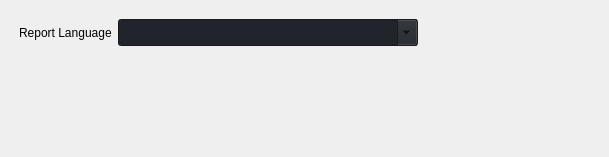
                     <widget class="QWidget" name="language">
                      <widget class="QFrame" name="language_configuration">
                       <property name="geometry">
                        <rect>
                         <x>-1</x>
                         <y>-1</y>
                         <width>600</width>
                         <height>148</height>
                        </rect>
                       </property>
                       <property name="minimumSize">
                        <size>
                         <width>600</width>
                         <height>0</height>
                        </size>
                       </property>
                       <property name="maximumSize">
                        <size>
                         <width>600</width>
                         <height>16777215</height>
                        </size>
                       </property>
                       <layout class="QVBoxLayout" name="language_configuration_layout">
                        <property name="leftMargin">
                         <number>20</number>
                        </property>
                        <property name="topMargin">
                         <number>20</number>
                        </property>
                        <property name="rightMargin">
                         <number>20</number>
                        </property>
                        <property name="bottomMargin">
                         <number>20</number>
                        </property>
                        <item>
                         <layout class="QHBoxLayout" name="report_language_layout">
                          <property name="topMargin">
                           <number>0</number>
                          </property>
                          <property name="rightMargin">
                           <number>0</number>
                          </property>
                          <property name="bottomMargin">
                           <number>0</number>
                          </property>
                          <item>
                           <widget class="QLabel" name="label">
                            <property name="text">
                             <string>Report Language</string>
                            </property>
                           </widget>
                          </item>
                          <item>
                           <widget class="QComboBox" name="report_language">
                            <property name="minimumSize">
                             <size>
                              <width>300</width>
                              <height>0</height>
                             </size>
                            </property>
                            <property name="maximumSize">
                             <size>
                              <width>300</width>
                              <height>16777215</height>
                             </size>
                            </property>
                            <property name="font">
                             <font>
                              <family>Segoe UI</family>
                              <pointsize>12</pointsize>
                              <weight>50</weight>
                              <italic>false</italic>
                              <bold>false</bold>
                             </font>
                            </property>
                            <property name="mouseTracking">
                             <bool>true</bool>
                            </property>
                            <property name="autoFillBackground">
                             <bool>false</bool>
                            </property>
                            <property name="styleSheet">
                             <string notr="true">background-color: rgb(33, 37, 43);</string>
                            </property>
                            <property name="editable">
                             <bool>true</bool>
                            </property>
                            <property name="currentText">
                             <string notr="true"/>
                            </property>
                            <property name="currentIndex">
                             <number>-1</number>
                            </property>
                            <property name="iconSize">
                             <size>
                              <width>16</width>
                              <height>16</height>
                             </size>
                            </property>
                            <property name="frame">
                             <bool>true</bool>
                            </property>
                           </widget>
                          </item>
                          <item>
                           <spacer name="horizontalSpacer">
                            <property name="orientation">
                             <enum>Qt::Horizontal</enum>
                            </property>
                            <property name="sizeHint" stdset="0">
                             <size>
                              <width>40</width>
                              <height>20</height>
                             </size>
                            </property>
                           </spacer>
                          </item>
                         </layout>
                        </item>
                        <item>
                         <spacer name="verticalSpacer_2">
                          <property name="orientation">
                           <enum>Qt::Vertical</enum>
                          </property>
                          <property name="sizeHint" stdset="0">
                           <size>
                            <width>20</width>
                            <height>40</height>
                           </size>
                          </property>
                         </spacer>
                        </item>
                       </layout>
                      </widget>
                     </widget>
